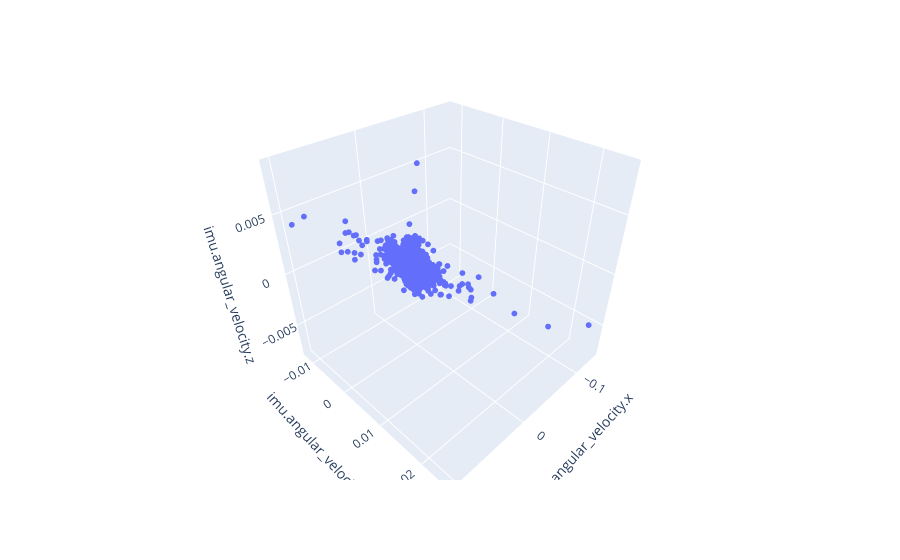

Notebook code for this chart:
### Markdown cell above
## Time series of accel

### Code cell
# Comparision between gps and google map position
fig = px.scatter_3d(df, x="imu.angular_velocity.x", y="imu.angular_velocity.y", z = "imu.angular_velocity.z")
fig.update_traces(marker_size = 2)
fig.show()

### Figure 1 — Plotly figure (JSON) as saved in the notebook; plotly's stock layout.template omitted (floating-point values rounded to 4 significant figures; data arrays with more than 128 entries replaced by an {"elided": "..."} marker saying what was removed)
{"data": [{"hovertemplate": "imu.angular_velocity.x=%{x}<br>imu.angular_velocity.y=%{y}<br>imu.angular_velocity.z=%{z}<extra></extra>", "legendgroup": "", "marker": {"color": "#636efa", "size": 2, "symbol": "circle"}, "mode": "markers", "name": "", "scene": "scene", "showlegend": false, "type": "scatter3d", "x": {"elided": "12075 float values"}, "y": {"elided": "12075 float values"}, "z": {"elided": "12075 float values"}}], "layout": {"legend": {"tracegroupgap": 0}, "margin": {"t": 60}, "scene": {"domain": {"x": [0, 1], "y": [0, 1]}, "xaxis": {"title": {"text": "imu.angular_velocity.x"}}, "yaxis": {"title": {"text": "imu.angular_velocity.y"}}, "zaxis": {"title": {"text": "imu.angular_velocity.z"}}}}}
